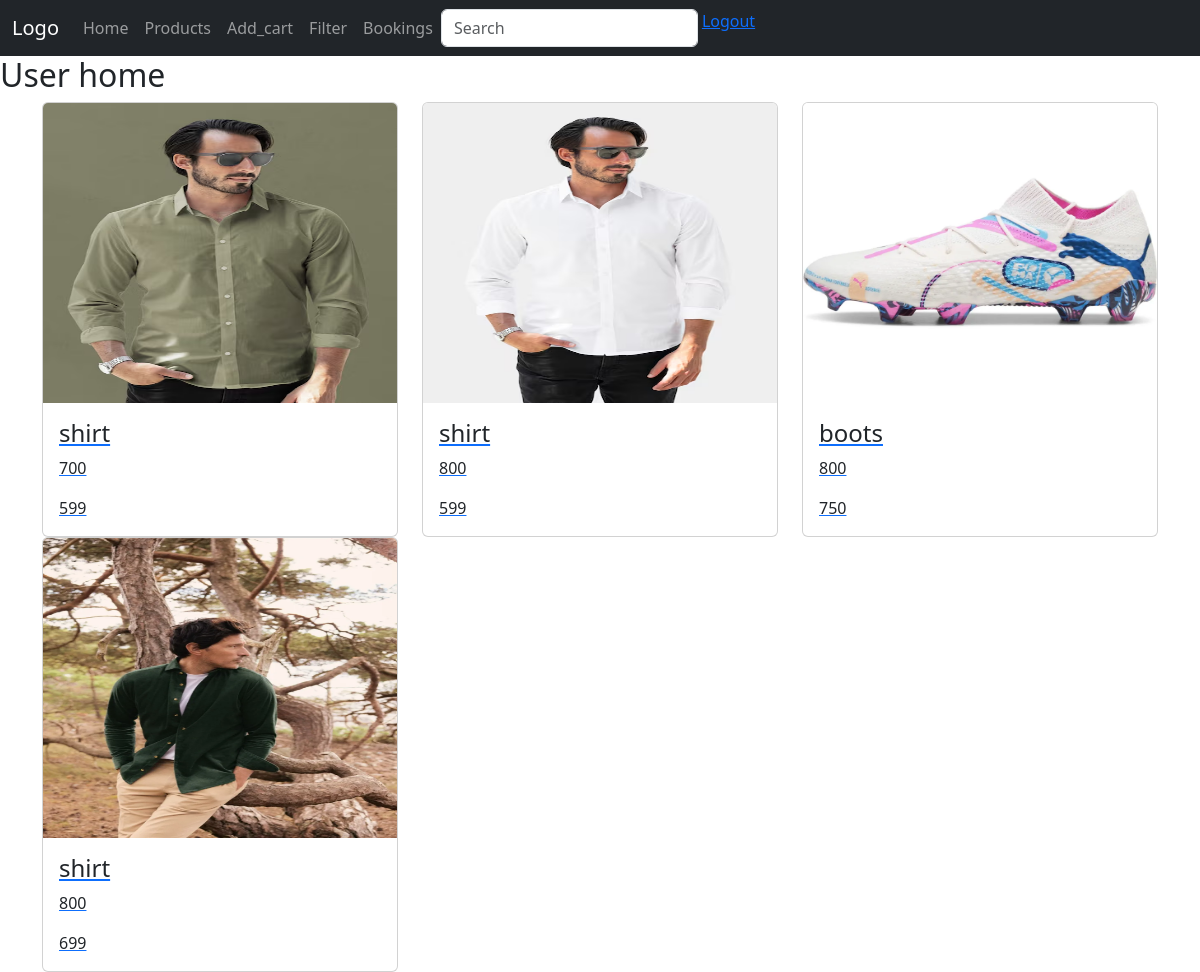
Page /user_home (signed in) on the earlier database version.
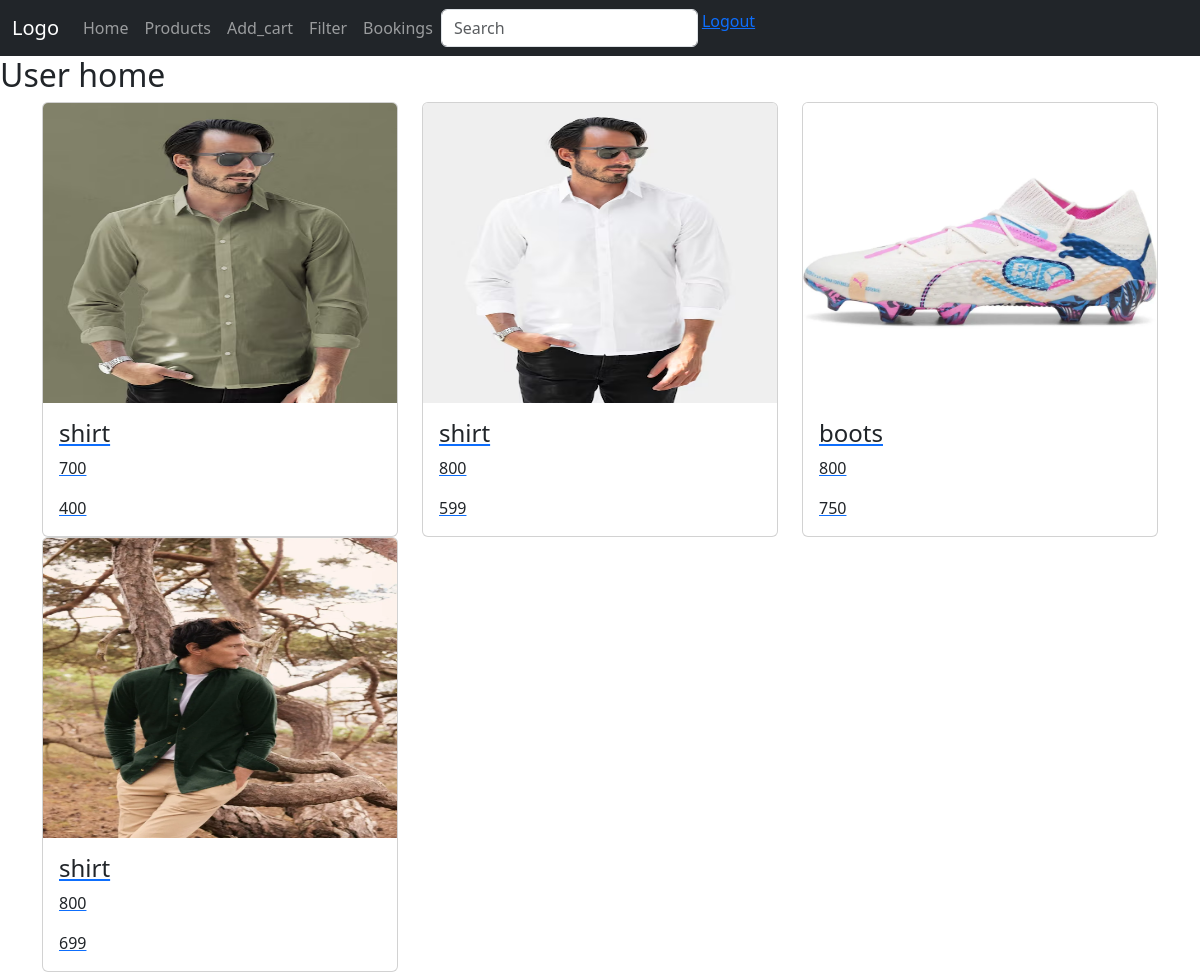
Same page on the later database version.
### app/models.py (models this page shows)
class Product(models.Model):
    product_id=models.TextField()
    name=models.TextField()
    price=models.IntegerField()
    offer_price=models.IntegerField()
    img=models.FileField()

### app/views.py (the view)
# urls.py: path('user_home',views.user_home),
def user_home(req):
    if 'user' in req.session:
        product=Product.objects.all()
        return render(req,'user/user_home.html',{'products':product})

### templates/user/user_home.html (shortened to what this page needs)
<!DOCTYPE html>
<html lang="en">
<head>
    <link href="https://cdn.jsdelivr.net/npm/bootstrap@5.3.3/dist/css/bootstrap.min.css" rel="stylesheet">
</head>
<body>
    <nav class="navbar navbar-expand-sm bg-dark navbar-dark">
        <div class="container-fluid">
          <a class="navbar-brand" href="#">Logo</a>
          <div class="collapse navbar-collapse" id="collapsibleNavbar">
            <ul class="navbar-nav">
              <li class="nav-item">
                <a class="nav-link" href="#">Home</a>
              </li>
              <li class="nav-item">
                <a class="nav-link" href="">Products</a>
              </li>
              <li class="nav-item">
                <a class="nav-link" href="cart_display">Add_cart</a>
              </li>
              <li class="nav-item">
                <a class="nav-link" href="">Filter</a>
              </li>
              <li class="nav-item">
                <a class="nav-link" href="view_booking">Bookings</a>
              </li>
            </ul>
            <ul class="navbar-nav me-auto">
                <form action="" class="d-flex ">
                    <input type="text" class="form-control me-1 srch" placeholder="Search">
                </form>
                 <a  class="btn1 btn-primary" href="logout">Logout</a>
            </ul>
          </div>
        </div>
      </nav>
    <h2>User home</h2>
    <div class="container">
      <div class="row">
          {% for pro in products %}
          <div class="col-lg-4">
            <a href="view_product/{{pro.pk}}">
              <div class="card">
                  <img class="card-img-top" src="{{pro.img.url}}" alt="Card image" style="width:100%;height: 300px;">
                  <div class="card-body">
                    <h4 class="card-title">{{pro.name}}</h4>
                    <p class="card-text">{{pro.price}}</p>
                    <p class="card-text">{{pro.offer_price}}</p>
                  </div>
              </div>
            </a>
          </div>
          {% endfor %}
      </div>
    </div>
</body>
</html>

Differences in the rows shown:
changed Product (number 1 of 4 on the later page): offer_price "599" → "400"
